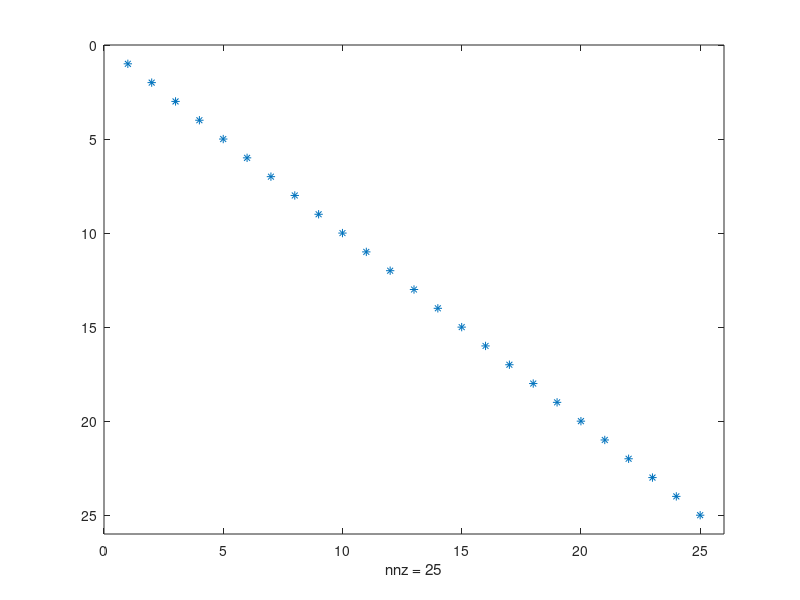

Recreate this plot in MATLAB. (Note: this script raises an error after producing the figure.)
clear
clc
%
disp('TORRES ALBA LUIS ROGELIO 4AV4 ')
disp('PRACTICA 1 ')
disp('Ejercicio1')
M=[0.6 1.5 2.3 -.05; 8.2 0.5 -0.1 -2.0; 5.7 8.2 9.0 1.5; 0.5 0.5 2.4 0.5; 1.2 -2.3 -4.5 0.5]
M1=M(:,2:3)
M2=M(3:4,1:2)
M3=M(4:5,1:3)
M4=[M(1,:); M(3,:); M(5,:)]
who
whos
fprintf('Gracias a las funciones podemos hacer matrices mas repidamente  y a partir de matrices ya creadas,el peso es reflejo del espacio que se usa')
ZM=zeros(size(M))
OM=ones(size(M))
EM=eye(size(M))
fprintf('Si, las dos matrices tienen el rango y dimencion que la G ya que probienen de ella')
who
whos
%%
clear
clc
%
disp('TORRES ALBA LUIS ROGELIO 4AV4 ')
disp('PRACTICA 1 ')
disp('Ejercicio2')
ma=[1 -7 4;-8 3 6;7 8 3]
INVa=inv(ma)
DETa=det(ma)
TRAa= ma'
mb=[10 -17 40;18 3 5;7 83 34]
INVb=inv(mb)
DETb=det(mb)
TRAb= mb'
mc=[2 7; 5 -6]
INVc=inv(mc)
DETc=det(mc)
TRAc= mc'
md=[10 14 122;-18 3 56;70 -66 88]
INVd=inv(md)
DETd=det(md)
TRAd= md'
me=[15 -79 0;-81 30 -15;76 -13 1]
INVe=inv(me)
DETe=det(me)
TRAe= me'
fprintf('No se encuentran diferencias')
mult1deTRAb_TRAd=mb'*md'
mult2deTRAb_TRAd=TRAb*TRAd
fprintf('No existe diferencia en hacerlo de esta forma, si se marca fuera del paréntesis cambia el resultado ')
cal_01=ma*md+mb/me 
cal_02=ma.*md+mb./me
fprintf('Al poner un punto afectamos a las operaciones de las matrices asi que si cambia el resultado ')
%%
clear
clc
disp('TORRES ALBA LUIS ROGELIO 4AV4 ')
disp('PRACTICA 1 ')
disp('Ejercicio3')
ma1=magic(25);
INVma1=inv(ma1)
Rma1=rank(ma1)
Dma1=det(ma1)
INV1=eye(25,25)
DISPE=sparse(INV1)
whos
fprintf('La que se dispersa de las 3 es la que tiene el menor tamaño\n')
spy(DISPE)
imagesc(),colorbar
fprintf('La grafica salio un poco mal ya que se ve azul cuando deveria verse una diagonal')
%%
clear
clc
fprintf('Podemos concluir mediante a estos ejercicios, que  logramos usar comandos para facilitar el uso de matlab en cuanto a matrices ya que podremos hacer operaciones y demas con ellas,\despues de terminar la parectica aprendimos a hacer matrices y poder modificarlas solo con comandos de matlab ya que de esa forma es mas facil y rapido ')
%%
